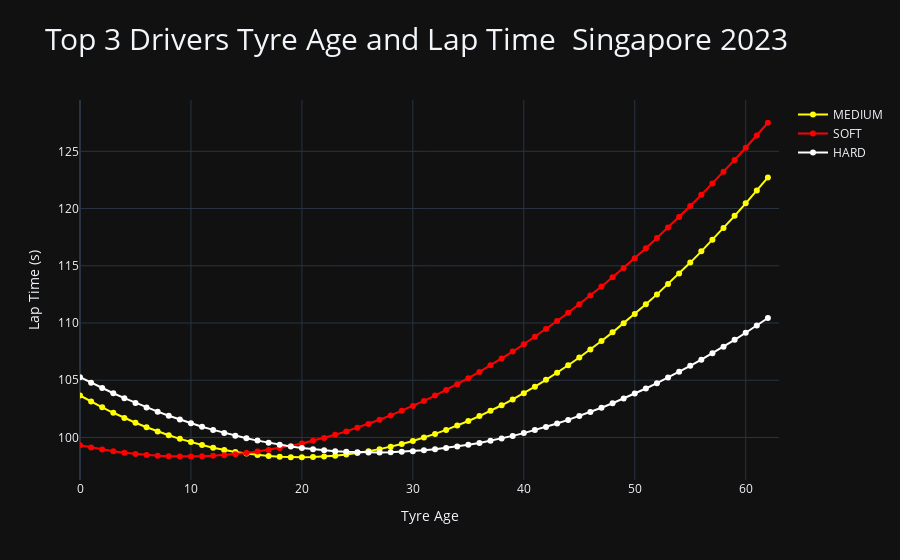

The cell this chart's notebook holds for it:
### Code cell
# Example COMPOUND_COLORS dictionary for Plotly, adjust as necessary
COMPOUND_COLORS = {
    'SOFT': 'red',
    'MEDIUM': 'yellow',
    'HARD': 'white',  
}

fig = go.Figure()

tyre_age = list(range(63))

for dct in laptime_by_compound:
    compound = dct[0]  # Extract compound type
    a, b, c = get_quadratics(dct)  # Extract quadratic coefficients
    
    lap_time = [a*x**2 + b*x + c for x in tyre_age]
    
    color = COMPOUND_COLORS.get(compound, 'gray')
    
    fig.add_trace(go.Scatter(x=tyre_age, y=lap_time, mode='lines+markers',
                             name=compound, line=dict(color=color)))

fig.update_layout(
    title='Top 3 Drivers Tyre Age and Lap Time \nSingapore 2023',
    title_font_size=30,
    xaxis_title='Tyre Age',
    yaxis_title='Lap Time (s)',
    template="plotly_dark",
    xaxis=dict(range=[0, 63]),  # Adjust axis limits if necessary
)

fig.show()

### Figure 1 — Plotly figure (JSON) as saved in the notebook; plotly's stock layout.template omitted (floating-point values rounded to 4 significant figures)
{"data": [{"line": {"color": "yellow"}, "mode": "lines+markers", "name": "MEDIUM", "type": "scatter", "x": [0, 1, 2, 3, 4, 5, 6, 7, 8, 9, 10, 11, 12, 13, 14, 15, 16, 17, 18, 19, 20, 21, 22, 23, 24, 25, 26, 27, 28, 29, 30, 31, 32, 33, 34, 35, 36, 37, 38, 39, 40, 41, 42, 43, 44, 45, 46, 47, 48, 49, 50, 51, 52, 53, 54, 55, 56, 57, 58, 59, 60, 61, 62], "y": [103.7, 103.1, 102.6, 102.2, 101.7, 101.3, 100.9, 100.5, 100.2, 99.88, 99.59, 99.34, 99.11, 98.91, 98.74, 98.59, 98.47, 98.38, 98.32, 98.28, 98.27, 98.29, 98.34, 98.41, 98.51, 98.64, 98.8, 98.98, 99.19, 99.43, 99.7, 99.99, 100.3, 100.7, 101.0, 101.4, 101.9, 102.3, 102.8, 103.3, 103.9, 104.4, 105.0, 105.7, 106.3, 107.0, 107.7, 108.4, 109.2, 110.0, 110.8, 111.6, 112.5, 113.4, 114.3, 115.3, 116.3, 117.3, 118.3, 119.4, 120.5, 121.6, 122.7]}, {"line": {"color": "red"}, "mode": "lines+markers", "name": "SOFT", "type": "scatter", "x": [0, 1, 2, 3, 4, 5, 6, 7, 8, 9, 10, 11, 12, 13, 14, 15, 16, 17, 18, 19, 20, 21, 22, 23, 24, 25, 26, 27, 28, 29, 30, 31, 32, 33, 34, 35, 36, 37, 38, 39, 40, 41, 42, 43, 44, 45, 46, 47, 48, 49, 50, 51, 52, 53, 54, 55, 56, 57, 58, 59, 60, 61, 62], "y": [99.32, 99.13, 98.95, 98.8, 98.67, 98.56, 98.48, 98.41, 98.36, 98.34, 98.34, 98.36, 98.4, 98.46, 98.54, 98.64, 98.77, 98.91, 99.08, 99.27, 99.48, 99.71, 99.96, 100.2, 100.5, 100.8, 101.2, 101.5, 101.9, 102.3, 102.7, 103.2, 103.7, 104.1, 104.6, 105.2, 105.7, 106.3, 106.9, 107.5, 108.1, 108.8, 109.5, 110.2, 110.9, 111.6, 112.4, 113.2, 114.0, 114.8, 115.7, 116.5, 117.4, 118.3, 119.3, 120.2, 121.2, 122.2, 123.2, 124.2, 125.3, 126.4, 127.5]}, {"line": {"color": "white"}, "mode": "lines+markers", "name": "HARD", "type": "scatter", "x": [0, 1, 2, 3, 4, 5, 6, 7, 8, 9, 10, 11, 12, 13, 14, 15, 16, 17, 18, 19, 20, 21, 22, 23, 24, 25, 26, 27, 28, 29, 30, 31, 32, 33, 34, 35, 36, 37, 38, 39, 40, 41, 42, 43, 44, 45, 46, 47, 48, 49, 50, 51, 52, 53, 54, 55, 56, 57, 58, 59, 60, 61, 62], "y": [105.3, 104.8, 104.3, 103.9, 103.4, 103.0, 102.6, 102.3, 101.9, 101.6, 101.2, 100.9, 100.7, 100.4, 100.2, 99.93, 99.72, 99.54, 99.37, 99.22, 99.09, 98.97, 98.88, 98.8, 98.75, 98.71, 98.69, 98.69, 98.71, 98.74, 98.8, 98.87, 98.97, 99.08, 99.21, 99.36, 99.52, 99.71, 99.91, 100.1, 100.4, 100.6, 100.9, 101.2, 101.5, 101.9, 102.2, 102.6, 103.0, 103.4, 103.8, 104.3, 104.7, 105.2, 105.7, 106.3, 106.8, 107.4, 107.9, 108.5, 109.1, 109.8, 110.4]}], "layout": {"title": {"font": {"size": 30}, "text": "Top 3 Drivers Tyre Age and Lap Time \nSingapore 2023"}, "xaxis": {"range": [0, 63], "title": {"text": "Tyre Age"}}, "yaxis": {"title": {"text": "Lap Time (s)"}}}}
